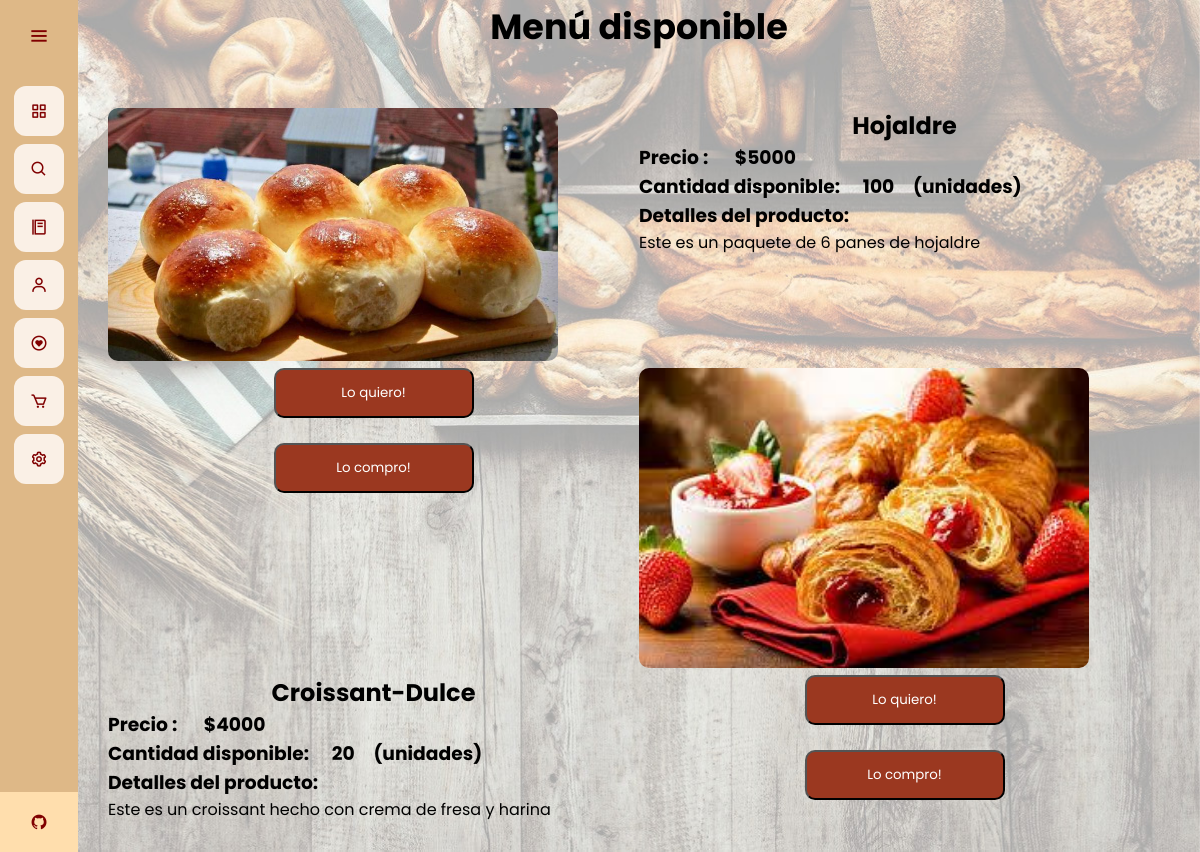
The page /menu on the database its author committed.
### app.py (models this page shows)
class Products(database.Model):
	id = database.Column(database.Integer, primary_key=True)
	productname = database.Column(database.String(30), nullable=False, unique=True)
	price = database.Column(database.Integer, nullable=False)
	quantity = database.Column(database.Integer, nullable=False)
	score = database.Column(database.Integer, nullable=False)
	details = database.Column(database.String(1000))
	image_prod = database.Column(database.String(40), nullable=False, default='pan.jpg')

### app.py (the view, shortened to what this page needs)
@app.route("/menu", methods=['GET', 'POST'])
def menu():
	products = Products.query.filter().all()
	return render_template("carta.html", products = products)

### app.py (called while the page is built)
@app.before_request
def make_session_permanent():
    session.permanent = True

### templates/carta.html (shortened to what this page needs)
{% extends 'base.html' %}
{% block style %}
<link rel="stylesheet" href="{{ url_for('static', filename='css/style_menu.css') }}">
{% endblock %}
{% block content %}
<div class="container">
    <h1 class="title">
        Menú disponible
    </h1>
    <br>
    <div class="menu">
        {% for product in products %}
        <div class="column">
            <div class="image-div">
                <img src="{{ url_for('static', filename='images_plates/'+product.image_prod) }}" alt="" class="image">
            </div>
        </div>
        <div class="column">
            <div class="name">
                <h1 class="name">
                    {{ product.productname }}
                </h1>
            </div>
            <div class="price">
                <h3>
                    Precio : &emsp; ${{ product.price }}
                </h3>
            </div>
            <div class="quantity">
                <h3>
                    Cantidad disponible: &emsp;{{ product.quantity }}&emsp;(unidades)
                </h3>
            </div>
            <div class="details">
                <h3>
                    Detalles del producto:
                </h3>
                <p>
                    {{ product.details }}
                </p>
            </div>
        </div>
        <div class="column">
            <div class="wish">
                <form action="" method="POST">
                    <input type="submit" value="Lo quiero!" class="form-control btn btn-primary " name="" id="buttond">
                </form>
                <br>
            </div>
            <br>
            <div class="buy">
                <form action="" method="POST">
                    <input type="submit" value="Lo compro!" class="form-control btn btn-primary " name="" id="buttond">
                </form>
            </div>
        </div>
        {% endfor %}
    </div>
</div>
{% endblock %}

### static/css/style_base.css (style rules this page uses)
* { margin: 0; padding: 0; box-sizing: border-box; font-family: "Poppins" , sans-serif; }

### static/css/style_menu.css (style rules this page uses)
.title { text-align: center; font-size: 35px; }
.image { width: 450px; border-radius: 10px; }
.name { text-align: center; }
.wish, .buy { display: flex; justify-content: center; }
#buttond { cursor: pointer; border-radius: 10px; height: 50px; width: 200px; background-color: rgb(155, 56, 32); color: white; }
.menu { padding: 30px; display: flex; flex-direction: row; flex-wrap: wrap; width: 100%; }
.column { flex: 33.33%; }

### rows shown on the page
Products: image_prod (picture), productname "Hojaldre", price "5000", quantity "100", details "Este es un paquete de 6 panes de hojaldre"
Products: image_prod (picture), productname "Croissant-Dulce", price "4000", quantity "20", details "Este es un croissant hecho con crema de fresa y harina"
